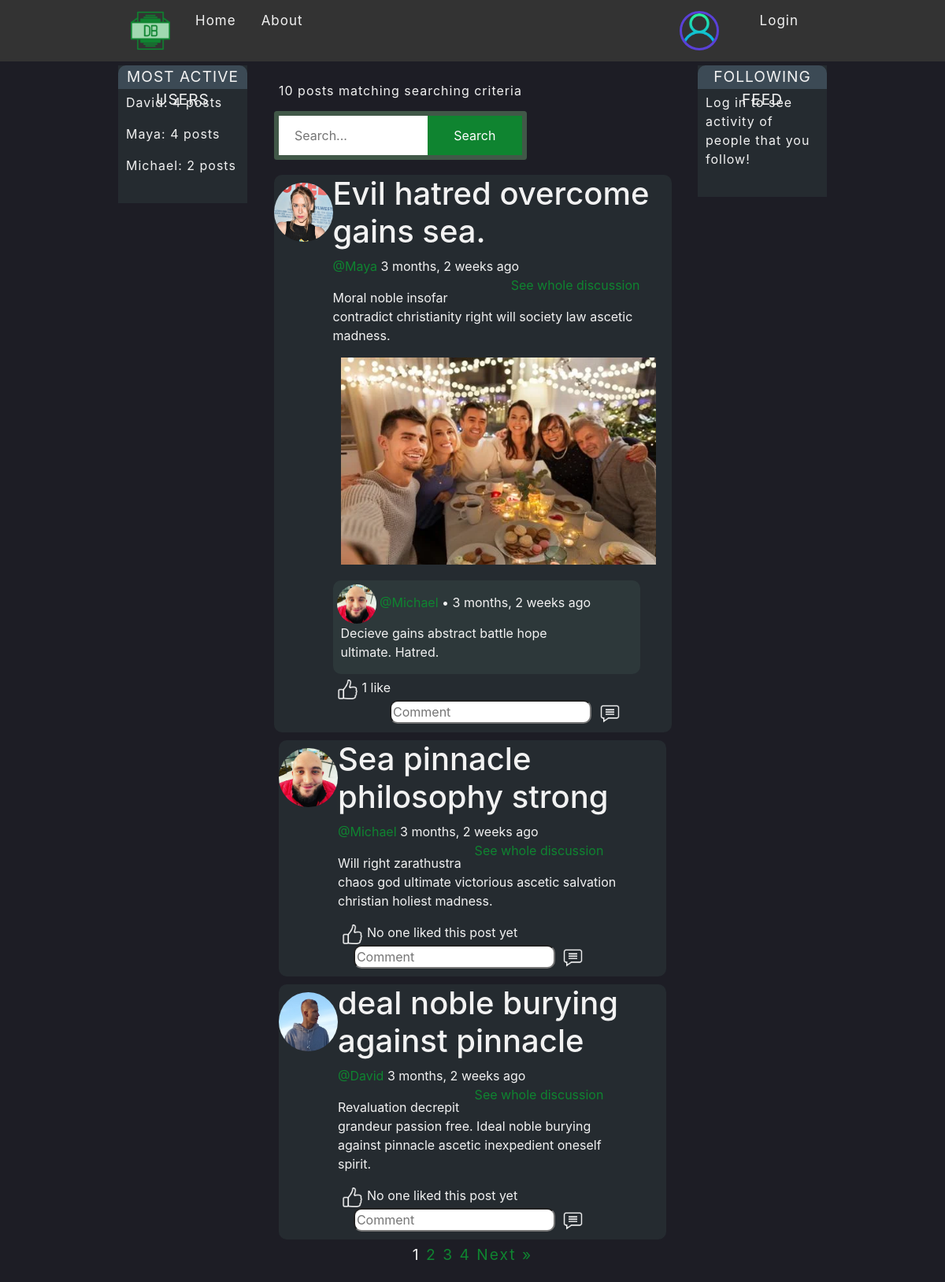
The page / on the database its author committed.
### DjangoBlogApp/models.py (models this page shows, shortened)
class Post(models.Model):
    name = models.CharField(max_length=48, blank=True, null=True)
    content = models.TextField(max_length=512)
    likes = models.ManyToManyField(User, blank=True, related_name="blog_posts")
    img = models.ImageField(null=True, blank=True, upload_to = "images/")
    host = models.ForeignKey(User, on_delete=models.CASCADE, blank=True, null=True)
    published = models.DateTimeField(auto_now_add=True)
    class Meta():
        ordering = ['-published']

class Profile(models.Model):
    user = models.OneToOneField(User, on_delete=models.CASCADE, blank=True, null=True)
    biogram = models.TextField(max_length=512)
    avatar = models.ImageField(null=True, blank=True, default='default.png')
    followers = models.ManyToManyField(User, blank=True, related_name="followers")
    following = models.ManyToManyField(User, blank=True, related_name="following")

class Comment(models.Model):
    author = models.ForeignKey(User, on_delete=models.CASCADE, blank=True, null=True)
    post = models.ForeignKey(Post, related_name="comments", on_delete=models.CASCADE, blank=True, null=True)
    content = models.TextField(max_length=128, blank=True, null=True)
    published = models.DateTimeField(auto_now_add=True)
    class Meta():
        ordering = ['published']

### DjangoBlogApp/views.py (the view, shortened to what this page needs)
# urls.py: path('', views.home, name="home"),
def home(request):
    users = User.objects.all()
    users_and_posts = {}
    for user in users:
        if Post.objects.filter(host=user):
            user_posts = Post.objects.filter(host=user).count()
            users_and_posts[Post.objects.filter(host=user).first().host] = user_posts
    q = request.GET.get('q') if request.GET.get('q') != None else ''
    posts = Post.objects.filter(
        Q(name__icontains=q) |
        Q(content__icontains=q) |
        Q(host__username__icontains=q)
    )
    p = Paginator(Post.objects.all(), 3)
    page = request.GET.get('page')
    paginated_posts = p.get_page(page)
    if request.user.is_authenticated:
        followed_people = request.user.profile.following.all()
        followed_posts = Post.objects.filter(host__in=followed_people).all()
    else:
        followed_posts = None
    recent_comments = Comment.objects.all().order_by('-published')[:5]
    comments = Comment.objects.all()
    context = {
        'posts': posts,
        'paginated_posts': paginated_posts,
        'comments': comments,
        'recent_comments': recent_comments,
        'users_and_posts': users_and_posts,
        'followed_posts': followed_posts,
    }
    return render(request, 'DjangoBlogApp/home.html', context)

### DjangoBlogApp/templates/DjangoBlogApp/home.html (shortened to what this page needs)
{% include 'DjangoBlogApp/main.html' %}
{% block content %}
<div class="home-container">
    <div class="left-sidebar">
        <div class="sidebar-most-and-recent-container">
            <div class="sidebar-label">
                MOST ACTIVE USERS
            </div>
            <div class="sidebar-content">
                {% for user, posts in users_and_posts.items %}
                    <p>{{user.username}}: {{posts}} posts</p>
                {% endfor %}
            </div>
        </div>
    </div>
    <div class="home-middle">
        <div class="above-posts-container">
            <div class="above-posts-container-left">
                <smaller>
                    {{posts.count}} post{{posts.count|pluralize}} matching searching criteria
                </smaller>
                <form method="GET" action="{% url 'home' %}">
                <div class="main-search-input-wrap">
                        <div class="main-search-input fl-wrap">
                            <div class="main-search-input-item">
                                <input type="text"  value="" name="q" placeholder="Search...">
                            </div>
                            <button class="main-search-button">Search</button>
                        </div>
                </div>
                </form>
            </div>
        </div>
        <div class="posts-container">
            {% for post in paginated_posts %}
            <div class="post-container">
                <div class="avatar-container">
                    <img src="{{post.host.profile.avatar.url}}" class="rounded-circle" style="width: 75px; height: 75px;"/>
                </div>
                <div class="content-container">
                    <h1>{{post.name}}</h1>
                    <p>
                        <a href="{% url 'profile' post.host.id %}">@{{post.host}}</a>  {{post.published|timesince}} ago
                        <a class="on-right" href="{% url 'post-details' post.id%}">See whole discussion</a>
                    </p>
                    {{post.content|slice:":200"|linebreaks}}
                    {% if post.img %}
                    <div class="multimedia-container">
                        <img style="max-width: 400px; max-height: 266px;" src="{{post.img.url}}"/>
                    </div>
                    {% endif %}
                    <div class="comments-container">
                    {% for comment in post.comments.all %}
                        <div class="comment-container">
                            <div class="comment-container-left">
                                <div class="comment-user-container">
                                    <img src="{{comment.author.profile.avatar.url}}" class="rounded-circle" style="width: 50px; height: 50px;"/>
                                    <a href="{% url 'profile' comment.author.id %}">@{{comment.author}}</a> • {{comment.published|timesince}} ago
                                </div>
                                <div class="comment-content-container">
                                    {{comment.content|linebreaks}}
                                </div>
                            </div>
                        </div>
                    {% endfor %}
                        <div class="like-comment-save-container">
                            <div class="on-left">
                                {% if request.user in post.likes.all %}
                                <form method="POST">
                                    {% csrf_token %}
                                    <input type="hidden" name="unlike" value="unlike">
                                        <button class="comment-button" type="submit" name="post_id" value="{{post.id}}" >
                                            <img src="images/unlike.png" style="width: 25px; height: 25px;"/>
                                        </button>
                                </form>
                                {% else %}
                                    <form method="POST">
                                            <button class="comment-button" type="submit" name="post_id" value="{{post.id}}" >
                                                <img src="images/like.png" style="width: 25px; height: 25px;"/>
                                            </button>
                                    </form>
                                {% endif %}
                                {% if post.likes.count == 0 %}
                                    No one liked this post yet
                                {% elif post.likes.count == 1 %}
                                    {% if request.user in post.likes.all %}
                                        1 like (You)
                                    {% else %}
                                        {{post.likes.count}} like
                                    {% endif %}
                                {% else %}
                                    {{post.likes.count}} likes
                                {% endif %}
                            </div>
                            <div class="on-right">
                                <form method="POST">
                                    <input type="text" class="comment-input" name="comment_content" placeholder="Comment">
                                        <button class="comment-button" type="submit" name="post_id" value="{{post.id}}" >
                                            <img src="images/comment.png" style="width: 25px; height: 25px;"/>
                                        </button>
                                </form>
                            </div>
                        </div>
                    </div>
                </div>
                <div class="edit-delete-container">
                </div>
            </div>
            {% endfor %}
            <div class="paginator">
            {% for post_number in paginated_posts.paginator.page_range %}
                {% if post_number == paginated_posts.number %}
                    {{ post_number }}
                {% else %}
                    <a href="?page={{ post_number }}">{{ post_number }}</a>
                {% endif %}
            {% endfor %}
            {% if paginated_posts.has_next %}
                <a href="?page={{ paginated_posts.next_page_number }}">Next &raquo;</a>
            {% endif %}
            </div>
        </div>
    </div>
    <div class="right-sidebar">
        <div class="sidebar-most-and-recent-container">
            <div class="sidebar-label">
                FOLLOWING FEED
            </div>
            <div class="sidebar-content">
                {% if user.is_authenticated %}
                {% if followed_posts %}
                {% for post in followed_posts %}
                    <div class="sidebar-content-element">
                        <div class="sidebar-content-element-post-info">
                            <div class="sidebar-content-element-user-avatar">
                                <img src="{{post.host.profile.avatar.url}}" class="rounded-circle" style="width: 40px; height: 40px; border: solid; border-color: green;"/>
                            </div>
                            <div class="sidebar-content-element-rest">
                                <div class="sidebar-content-element-host-info">
                                    <a href="{% url 'profile' post.host.id %}">@{{post.host}}</a>
                                </div>
                                <div class="sidebar-content-element-post-date">
                                    {{post.published|timesince}} ago
                                </div>
                            </div>
                        </div>
                        <div class="sidebar-content-element-post-name">
                            <a href="{% url 'post-details' post.id %}">{{post.name}}</a>
                        </div>
                    </div>
                {% endfor %}
                {% else %}
                <p>Follow people to see their latest activity here!</p>
                {% endif %}
                {% else %}
                <p>Log in to see activity of people that you follow!</p>
                {% endif %}
            </div>
        </div>
    </div>
</div>
{% endblock content %}

### static/css/main.css (style rules this page uses)
.global { background-color: #1D1D25; color: #f2f2f2; }
.global a { color: #0f8430; text-decoration: none; }
.home-container { margin-left: 150px; margin-right: 150px; margin-top: 5px; display: grid; grid-template-columns: 3fr 9fr 3fr; column-gap: 40px; }
.posts-container { display: grid; place-items: center; margin-bottom: 20px; }
.post-container { display: grid; grid-template-columns: 1fr 6fr 1fr; text-align: left; border-radius: 10px; margin-top: 5px; padding-bottom: 10px; margin-bottom: 5px; background: #252B30; min-width: 100%; }
.edit-delete-container { margin-top: 15px; display: flex; flex-direction: column; flex-wrap: wrap; justify-content: space-between; text-align: center; margin-right: 20px; margin-bottom: 15px; }
.avatar-container { margin-top: 10px; text-align: center; }
.comments-container { margin-right: 20px; }
.comment-container { display: grid; grid-template-columns: 7fr 1fr; text-align: left; border-radius: 10px; margin-top: 5px; margin-bottom: 5px; background-color: #2D383A; }
.comment-user-container { margin-top: 5px; margin-left: 5px; }
.comment-content-container { margin-left: 10px; }
.content-container a.on-right { float: right; }
.sidebar-content { padding-top: 5px; padding-left: 10px; padding-right: 10px; padding-bottom: 20px; }
.sidebar-label { text-align: center; font-size: larger; letter-spacing: 1px; border-top-left-radius: 10px; border-top-right-radius: 10px; height: 30px; background: #3c4a55; }
.right-sidebar { letter-spacing: 1px; display: row; row-gap: 20px; }
.left-sidebar { letter-spacing: 1px; }
.sidebar-most-and-recent-container { margin-bottom: 20px; background-color: #252B30; height: fit-content; }
.multimedia-container { margin-left: 10px; margin-bottom: 20px; }
.above-posts-container { letter-spacing: 1px; display: flex; margin-top: 20px; margin-bottom: 20px; }
.paginator { font-size: larger; text-align: center; letter-spacing: 2px; }
.on-left { display: flex; text-align: center; flex-direction: row; float: left; }
.on-right { float: right; margin-right: 20px; }
.comment-input { border-radius: 10px; }
.comment-button { background-color: transparent; background-repeat: no-repeat; border: none; cursor: pointer; overflow: hidden; outline: none; }
.main-search-input { background: #fff; border-radius: 1px; box-shadow: 0px 0px 0px 6px rgba(150, 225, 153, 0.3); }
.fl-wrap { float: left; width: 100%; position: relative; }
.main-search-input-item { float: left; width: 100%; box-sizing: border-box; border-right: 1px solid #eee; height: 50px; position: relative; }
.main-search-input-item input { float: left; border: none; width: 100%; height: 50px; padding-left: 20px; }
.main-search-button { background: #0f8430; }
.main-search-button { position: absolute; right: 0px; height: 50px; width: 120px; color: #fff; top: 0; border: none; border-top-right-radius: 0px; border-bottom-right-radius: 0px; cursor: pointer; }
.main-search-input-wrap { max-width: 500px; margin: 20px auto; position: relative; }

### rows shown on the page
Post: host.profile.avatar (picture), name "Evil hatred overcome gains sea.", host "Maya", published "3 months, 2 weeks", content "Moral noble insofar contradict christianity right will society law ascetic madness.", img (picture), likes.count "1"
Comment: author.profile.avatar (picture), author "Michael", published "3 months, 2 weeks", content "Decieve gains abstract battle hope ultimate. Hatred."
Post: host.profile.avatar (picture), name "Sea pinnacle philosophy strong", host "Michael", published "3 months, 2 weeks", content "Will right zarathustra chaos god ultimate victorious ascetic salvation christian holiest madness.", {{ post.id }} 37 (drawn), shows "No one liked this post yet"
Post: host.profile.avatar (picture), name "deal noble burying against pinnacle", host "David", published "3 months, 2 weeks", content "Revaluation decrepit grandeur passion free. Ideal noble burying against pinnacle ascetic inexpedient oneself spirit.", {{ post.id }} 36 (drawn), shows "No one liked this post yet"

### other values the page prints
{{ user.username }} "David"
{{ posts }} "4"
{{ user.username }} "Maya"
{{ user.username }} "Michael"
{{ posts }} "2"
{{ posts.count }} "10"
{{ post_number }} "1"
{{ post_number }} "2" "3" "4"
